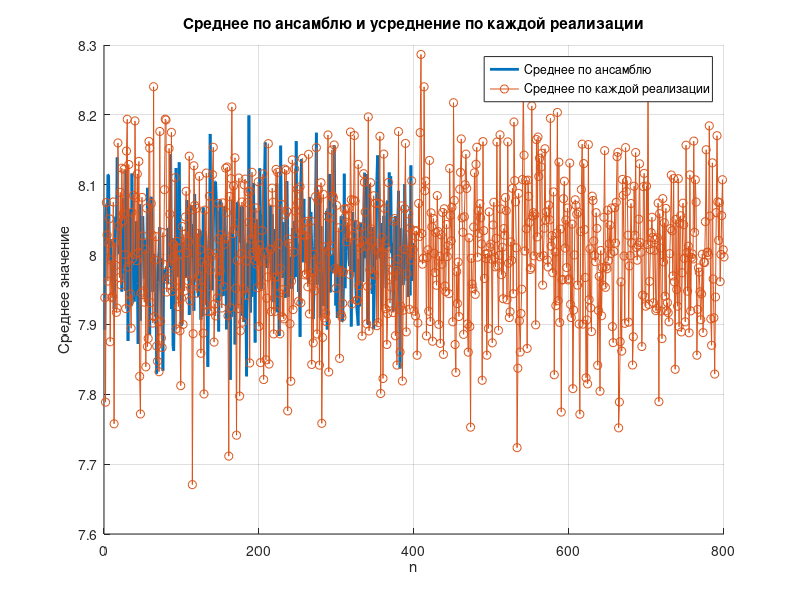
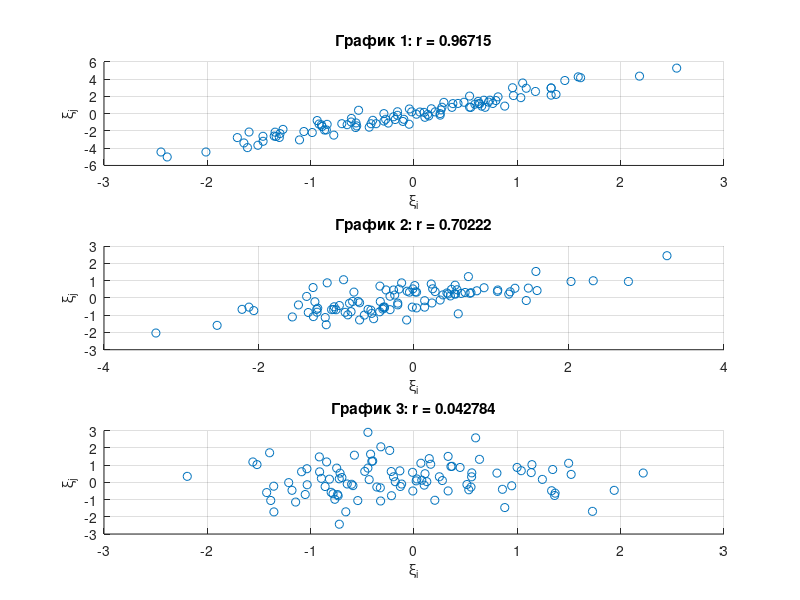

Source code (MATLAB) for these figures, in order:
%Вариант 4
% N=400 K=800 m=8 o=2
N = 400; % строк
K = 800; % столбцов
Mu = 8;
sigma = 2;

X = Mu + sigma * randn(K,N);
mean_X = mean(X, 1);  % Среднее по строкам (по каждой реализации)
% Усреднение по каждой реализации
mean_realizations = mean(X, 2);  % Среднее по колонкам (усреднение по каждой реализации)

% Построение графиков
figure;
hold on;
plot(mean_X, 'LineWidth', 2, 'DisplayName', 'Среднее по ансамблю');
plot(mean_realizations, 'o-', 'DisplayName', 'Среднее по каждой реализации');
xlabel('n');
ylabel('Среднее значение');
title('Среднее по ансамблю и усреднение по каждой реализации');
legend show;
grid on;
hold off;

n = 100; % Количество точек
xi1 = randn(n, 1); % Первый набор данных
xj1 = 2 * xi1  + randn(n, 1) * 0.5; % Коррелированный набор данных
xi2 = randn(n, 1); % Второй набор данных
xj2 = 0.5 * xi2 + randn(n, 1) * 0.5; % Слабо коррелированный набор данных
xi3 = randn(n, 1); % Третий набор данных
xj3 = randn(n, 1); % Независимый набор данных

% Рассчет корреляции
r1 = corr(xi1, xj1);
r2 = corr(xi2, xj2);
r3 = corr(xi3, xj3);

% Построение графиков
figure;

subplot(3, 1, 1);
scatter(xi1, xj1);
title(['График 1: r = ' num2str(r1)]);
xlabel('\xi_i');
ylabel('\xi_j');
grid on;

subplot(3, 1, 2);
scatter(xi2, xj2);
title(['График 2: r = ' num2str(r2)]);
xlabel('\xi_i');
ylabel('\xi_j');
grid on;

subplot(3, 1, 3);
scatter(xi3, xj3);
title(['График 3: r = ' num2str(r3)]);
xlabel('\xi_i');
ylabel('\xi_j');
grid on;

% Отображение полученных корреляций в отчете
disp(['Корреляция между xi1 и xj1: ' num2str(r1)]);
disp(['Корреляция между xi2 и xj2: ' num2str(r2)]);
disp(['Корреляция между xi3 и xj3: ' num2str(r3)]);